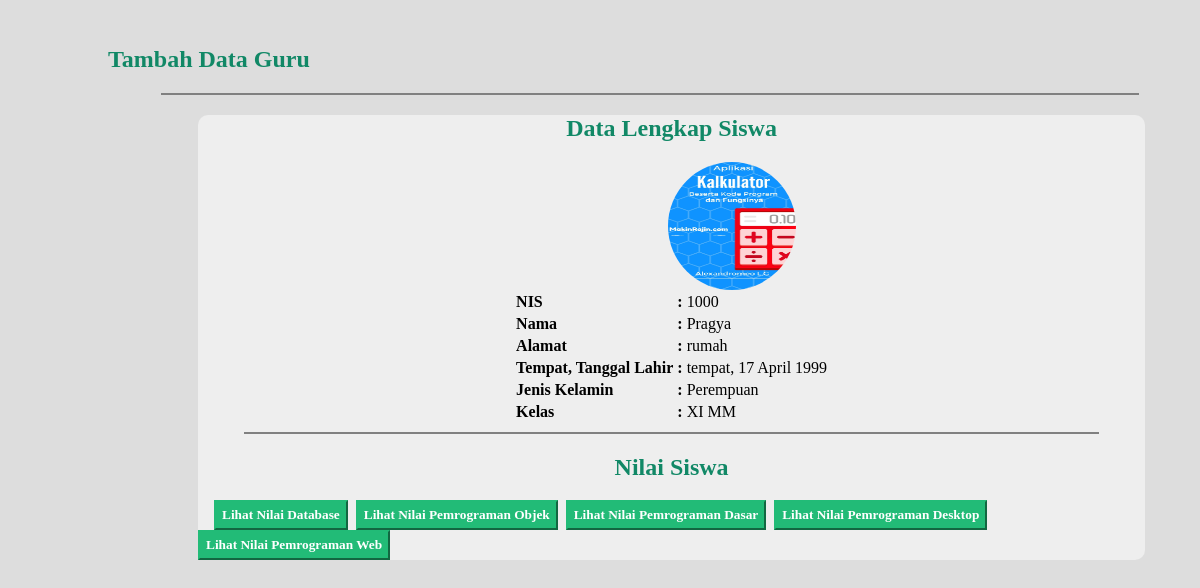
Page /admin/lengkapsiswa.php?nis=1000 on the committed database.
### tables this page shows
CREATE TABLE `datasiswa` (
  `nis` int(50) NOT NULL,
  `nama` varchar(50) NOT NULL,
  `alamat` varchar(99) NOT NULL,
  `tempatlahir` varchar(50) NOT NULL,
  `tanggallahir` varchar(50) NOT NULL,
  `bulanlahir` varchar(50) NOT NULL,
  `tahunlahir` varchar(50) NOT NULL,
  `jurusan` varchar(50) NOT NULL,
  `kelas` varchar(50) NOT NULL,
  `jk` varchar(50) NOT NULL,
  `foto` varchar(50) NOT NULL
);

CREATE TABLE `pelajaran` (
  `id` varchar(99) NOT NULL,
  `mapel` varchar(99) NOT NULL,
  `nis` int(99) NOT NULL
);

### admin/lengkapsiswa.php (the view, shortened to what this page needs)
<?php
include "../php/lib.php";
?>
<!DOCTYPE html>
<html>
<head>
	<link rel="stylesheet" type="text/css" href="../css/style.css">
</head>
<body>
<div class="kontentitle">
	<br><h2>Tambah Data Guru</h2>
	<hr noshade width="90%">
</div>
<div class="konten">
	<center><h2><font face ="Aharoni" color="#186">Data Lengkap Siswa</font></h2></center>
	<?php
	$nis = $_GET['nis'];
	$lengkapsiswa = mysqli_query($konek, "select datasiswa.*,  nilai.*, pelajaran.* from datasiswa, nilai, pelajaran where datasiswa.nis ='".$nis."' AND nilai.nis = pelajaran.nis");
	$data = mysqli_fetch_array($lengkapsiswa);
	if ($data['jk'] == "P")
	{
		$data['jk'] = "Perempuan";
	}
	else
	{
		$data['jk'] = "Laki-laki";
	}
	echo "<img src=../img/$data[foto] class='mlipir'>";
	echo '<center>
	<table>
		<tr>
			<th>NIS</th>
			<th>:</th>
			<td>'.$data['nis'].'</td>
		</tr>
		<tr>
			<th>Nama</th>
			<th>:</th>
			<td>'.$data['nama'].'</td>
		</tr>
		<tr>
			<th>Alamat</th>
			<th>:</th>
			<td>'.$data['alamat'].'</td>
		</tr>
		<tr>
			<th>Tempat, Tanggal Lahir</th>
			<th>:</th>
			<td>'.$data['tempatlahir'].', '.$data['tanggallahir'].' '.$data['bulanlahir'].' '.$data['tahunlahir'].'</td>
		</tr>
		<tr>
			<th>Jenis Kelamin</th>
			<th>:</th>
			<td>'.$data['jk'].'</td>
		</tr>
		<tr>
			<th>Kelas</th>
			<th>:</th>
			<td>'.$data['kelas'].' '.$data['jurusan'].'</td>
		</tr>
	</table></center>';
?>
<hr noshade width="90%" height="1">
<center><h2><font face ="Aharoni" color="#186">Nilai Siswa</font></h2></center>
<?='<a href="?nis='.$nis.'&nilai=Database"><input type="button" value="Lihat Nilai Database" class="okbtn"></a>';?>&nbsp;
<?='<a href="?nis='.$nis.'&nilai=OOP"><input type="button" value="Lihat Nilai Pemrograman Objek" class="okbtn"></a>';?>&nbsp;
<?='<a href="?nis='.$nis.'&nilai=Pemdas"><input type="button" value="Lihat Nilai Pemrograman Dasar" class="okbtn"></a>';?>&nbsp;
<?='<a href="?nis='.$nis.'&nilai=Pemdesk"><input type="button" value="Lihat Nilai Pemrograman Desktop" class="okbtn"></a>';?>&nbsp;
<?='<a href="?nis='.$nis.'&nilai=Pemweb"><input type="button" value="Lihat Nilai Pemrograman Web" class="okbtn"></a>';?>&nbsp;
</div>
</body>
</html>

### css/style.css (style rules this page uses)
body { background-color: #ddd; }
table { text-align: left; }
.okbtn { background-color: #2b7; color: white; width: auto; height: 30px; border-color: #2b7; cursor: pointer; font-family: "Aharoni"; font-weight: bold; }
.konten { background-color: #eee; font-family: Tahoma; width: 80%; height: auto; font-color: black; margin-left: 190px; border-radius: 10px; }
.kontentitle { font-family: "Aharoni"; color: #186; margin-left: 100px; }
img { width: 128px; height: 128px; margin-left: 10px; margin-top: 30px; border-radius: 50%; }
.mlipir { margin-left: 470px; margin-top: 0px; }

### rows in the picture
datasiswa: foto (picture), nama "Pragya", alamat "rumah", tempatlahir "tempat", tanggallahir "17", bulanlahir "April", tahunlahir "1999", kelas "XI", jurusan "MM"
pelajaran: nis "1000"

### other values in the picture
$data['jk'] "Perempuan"
